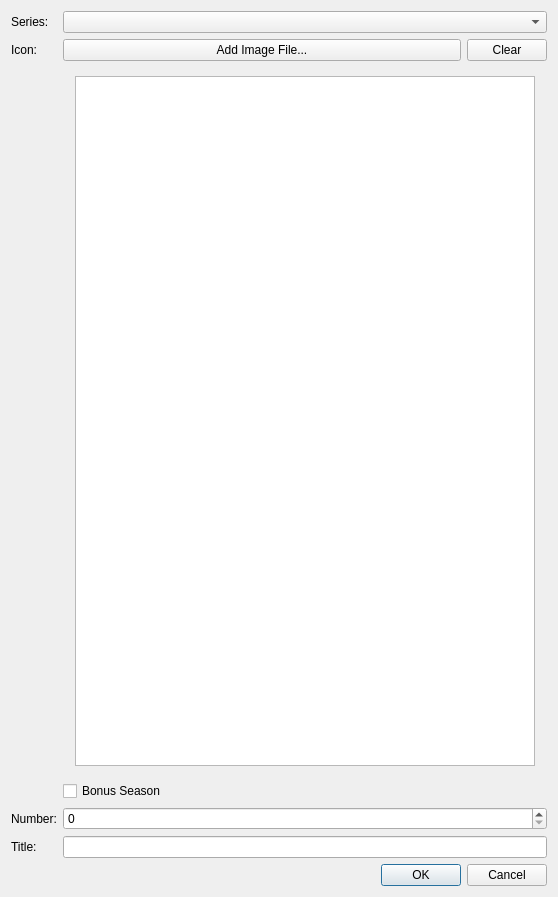
<?xml version="1.0" encoding="UTF-8"?>
<ui version="4.0">
 <class>CreateSeason</class>
 <widget class="QDialog" name="CreateSeason">
  <property name="geometry">
   <rect>
    <x>0</x>
    <y>0</y>
    <width>558</width>
    <height>897</height>
   </rect>
  </property>
  <property name="windowTitle">
   <string>Create Season</string>
  </property>
  <layout class="QGridLayout" name="gridLayout_2">
   <item row="1" column="0">
    <layout class="QGridLayout" name="gridLayout_3">
     <item row="9" column="0">
      <widget class="QLabel" name="numberLabel">
       <property name="baseSize">
        <size>
         <width>460</width>
         <height>0</height>
        </size>
       </property>
       <property name="text">
        <string>Number:</string>
       </property>
      </widget>
     </item>
     <item row="2" column="1">
      <widget class="QComboBox" name="seriesList">
       <property name="accessibleName">
        <string>Series list</string>
       </property>
       <property name="accessibleDescription">
        <string>Select the series you want this season to be part of.</string>
       </property>
      </widget>
     </item>
     <item row="10" column="0">
      <widget class="QLabel" name="TitleLabel">
       <property name="enabled">
        <bool>true</bool>
       </property>
       <property name="text">
        <string>Title:</string>
       </property>
      </widget>
     </item>
     <item row="10" column="1">
      <widget class="QLineEdit" name="TitleEdit">
       <property name="enabled">
        <bool>true</bool>
       </property>
       <property name="toolTip">
        <string>The title of the season. Clear it to reset to default.</string>
       </property>
       <property name="accessibleName">
        <string>Season Title</string>
       </property>
       <property name="accessibleDescription">
        <string>The title of the season.</string>
       </property>
       <property name="clearButtonEnabled">
        <bool>true</bool>
       </property>
      </widget>
     </item>
     <item row="9" column="1">
      <widget class="QDoubleSpinBox" name="numberSpin">
       <property name="toolTip">
        <string>The number of the season, for sorting. If it is a bonus season, decimals are allowed.</string>
       </property>
       <property name="accessibleName">
        <string>Season Number</string>
       </property>
       <property name="decimals">
        <number>0</number>
       </property>
       <property name="value">
        <double>0.000000000000000</double>
       </property>
      </widget>
     </item>
     <item row="2" column="0">
      <widget class="QLabel" name="seriesListLabel">
       <property name="text">
        <string>Series:</string>
       </property>
      </widget>
     </item>
     <item row="4" column="0">
      <widget class="QLabel" name="IconLabel">
       <property name="enabled">
        <bool>true</bool>
       </property>
       <property name="text">
        <string>Icon:</string>
       </property>
      </widget>
     </item>
     <item row="4" column="1">
      <layout class="QHBoxLayout" name="horizontalLayout">
       <item>
        <widget class="QPushButton" name="FileAdd">
         <property name="enabled">
          <bool>true</bool>
         </property>
         <property name="sizePolicy">
          <sizepolicy hsizetype="MinimumExpanding" vsizetype="Fixed">
           <horstretch>0</horstretch>
           <verstretch>0</verstretch>
          </sizepolicy>
         </property>
         <property name="toolTip">
          <string>Select the Image associated with this season.</string>
         </property>
         <property name="accessibleName">
          <string>Select Image File</string>
         </property>
         <property name="accessibleDescription">
          <string>Click to add an image file to be used as the icon.</string>
         </property>
         <property name="text">
          <string>Add Image File...</string>
         </property>
        </widget>
       </item>
       <item>
        <widget class="QPushButton" name="resetButton">
         <property name="enabled">
          <bool>true</bool>
         </property>
         <property name="toolTip">
          <string>Resets the image file to the parent series image.</string>
         </property>
         <property name="accessibleName">
          <string>Clear Image File</string>
         </property>
         <property name="accessibleDescription">
          <string>Reverts the selected image file to the default.</string>
         </property>
         <property name="text">
          <string>Clear</string>
         </property>
         <property name="icon">
          <iconset theme="edit-clear">
           <normaloff>.</normaloff>.</iconset>
         </property>
         <property name="flat">
          <bool>false</bool>
         </property>
        </widget>
       </item>
      </layout>
     </item>
     <item row="7" column="1">
      <widget class="QCheckBox" name="isBonus">
       <property name="toolTip">
        <string>Check if the season is not part of the &quot;main series.&quot; For example extras on a blu-ray.</string>
       </property>
       <property name="accessibleName">
        <string>Bonus Season Checkbox</string>
       </property>
       <property name="accessibleDescription">
        <string>Select to mark the season as a bonus season.</string>
       </property>
       <property name="text">
        <string>Bonus Season</string>
       </property>
      </widget>
     </item>
     <item row="6" column="1" alignment="Qt::AlignHCenter|Qt::AlignVCenter">
      <widget class="QGraphicsView" name="imagePreview">
       <property name="sizePolicy">
        <sizepolicy hsizetype="Fixed" vsizetype="Fixed">
         <horstretch>0</horstretch>
         <verstretch>0</verstretch>
        </sizepolicy>
       </property>
       <property name="minimumSize">
        <size>
         <width>460</width>
         <height>690</height>
        </size>
       </property>
       <property name="baseSize">
        <size>
         <width>230</width>
         <height>322</height>
        </size>
       </property>
       <property name="toolTip">
        <string>This will be the season icon.</string>
       </property>
       <property name="accessibleName">
        <string>Season Icon Preview</string>
       </property>
       <property name="accessibleDescription">
        <string>Shows the icon the season will use.</string>
       </property>
       <property name="verticalScrollBarPolicy">
        <enum>Qt::ScrollBarAsNeeded</enum>
       </property>
       <property name="horizontalScrollBarPolicy">
        <enum>Qt::ScrollBarAsNeeded</enum>
       </property>
       <property name="sizeAdjustPolicy">
        <enum>QAbstractScrollArea::AdjustIgnored</enum>
       </property>
      </widget>
     </item>
    </layout>
   </item>
   <item row="2" column="0">
    <widget class="QDialogButtonBox" name="buttonBox">
     <property name="enabled">
      <bool>true</bool>
     </property>
     <property name="minimumSize">
      <size>
       <width>460</width>
       <height>0</height>
      </size>
     </property>
     <property name="orientation">
      <enum>Qt::Horizontal</enum>
     </property>
     <property name="standardButtons">
      <set>QDialogButtonBox::Cancel|QDialogButtonBox::Ok</set>
     </property>
    </widget>
   </item>
  </layout>
 </widget>
 <tabstops>
  <tabstop>seriesList</tabstop>
  <tabstop>FileAdd</tabstop>
  <tabstop>resetButton</tabstop>
  <tabstop>imagePreview</tabstop>
  <tabstop>isBonus</tabstop>
  <tabstop>numberSpin</tabstop>
  <tabstop>TitleEdit</tabstop>
 </tabstops>
 <resources/>
 <connections>
  <connection>
   <sender>buttonBox</sender>
   <signal>accepted()</signal>
   <receiver>CreateSeason</receiver>
   <slot>accept()</slot>
   <hints>
    <hint type="sourcelabel">
     <x>248</x>
     <y>254</y>
    </hint>
    <hint type="destinationlabel">
     <x>157</x>
     <y>274</y>
    </hint>
   </hints>
  </connection>
  <connection>
   <sender>buttonBox</sender>
   <signal>rejected()</signal>
   <receiver>CreateSeason</receiver>
   <slot>reject()</slot>
   <hints>
    <hint type="sourcelabel">
     <x>316</x>
     <y>260</y>
    </hint>
    <hint type="destinationlabel">
     <x>286</x>
     <y>274</y>
    </hint>
   </hints>
  </connection>
 </connections>
</ui>
